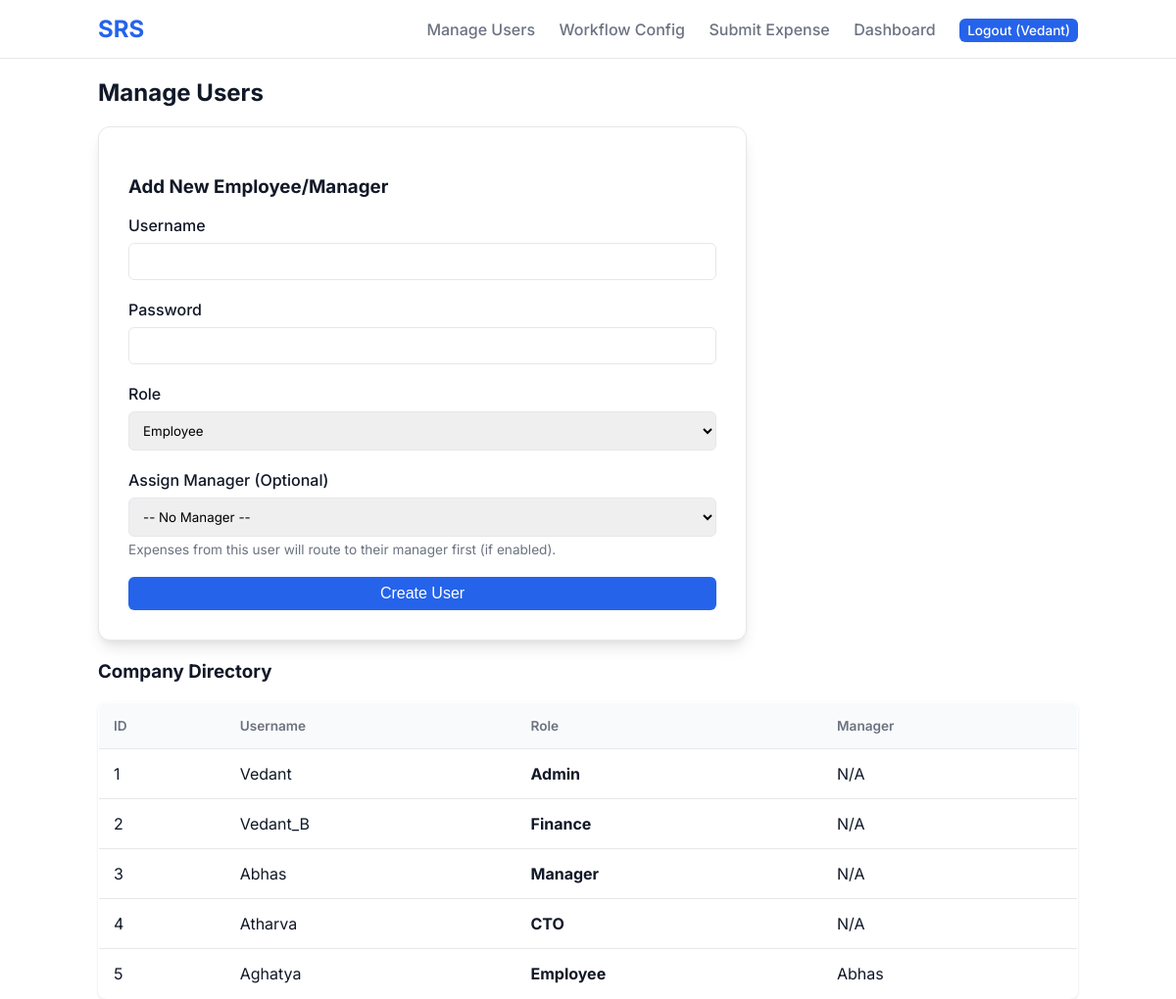
The app's page /manage_users (signed in) with its own data.
### models.py (models this page shows)
class User(UserMixin, db.Model):
    id = db.Column(db.Integer, primary_key=True)
    username = db.Column(db.String(50), nullable=False, unique=True)
    password_hash = db.Column(db.String(256), nullable=False)
    role = db.Column(db.String(20), nullable=False, default='Employee')
    company_id = db.Column(db.Integer, db.ForeignKey('company.id'), nullable=True)
    manager_id = db.Column(db.Integer, db.ForeignKey('user.id'), nullable=True)
    subordinates = db.relationship('User', backref=db.backref('manager', remote_side=[id]))
    expenses = db.relationship('Expense', backref='employee', foreign_keys='Expense.employee_id', lazy=True)

### app.py (the view, shortened to what this page needs)
@app.route('/manage_users', methods=['GET', 'POST'])
@login_required
def manage_users():
    if current_user.role != 'Admin': return "Unauthorized", 403
    users = User.query.filter_by(company_id=current_user.company_id).all()
    mgrs = [u for u in users if u.role in ['Admin', 'Manager', 'CTO', 'Finance']]
    return render_template('manage_users.html', users=users, managers=mgrs)

### app.py (called while the page is built)
@login_manager.user_loader
def load_user(user_id):
    return User.query.get(int(user_id))

### templates/manage_users.html (shortened to what this page needs)
{% extends 'base.html' %}
{% block content %}
<h2>Manage Users</h2>
<div class="form-card" style="max-width: 600px; margin: 20px 0;">
    <h3>Add New Employee/Manager</h3>
    <form method="POST">
        <div class="form-group">
            <label for="username">Username</label>
            <input type="text" id="username" name="username" class="form-control" required>
        </div>
        <div class="form-group">
            <label for="password">Password</label>
            <input type="password" id="password" name="password" class="form-control" required>
        </div>
        <div class="form-group">
            <label for="role">Role</label>
            <select id="role" name="role" class="form-control" required>
                <option value="Employee">Employee</option>
            </select>
        </div>
        <div class="form-group">
            <label for="manager_id">Assign Manager (Optional)</label>
            <select id="manager_id" name="manager_id" class="form-control">
                <option value="">-- No Manager --</option>
            </select>
            <p style="font-size: 0.85rem; color: var(--text-muted); margin-top: 5px;">Expenses from this user will route to their manager first (if enabled).</p>
        </div>
        <button type="submit" class="btn-primary" style="width: 100%;">Create User</button>
    </form>
</div>
<h3>Company Directory</h3>
<table class="table">
    <thead>
        <tr>
            <th>ID</th>
            <th>Username</th>
            <th>Role</th>
            <th>Manager</th>
        </tr>
    </thead>
    <tbody>
        {% for u in users %}
        <tr>
            <td>{{ u.id }}</td>
            <td>{{ u.username }}</td>
            <td><strong>{{ u.role }}</strong></td>
            <td>{{ u.manager.username if u.manager else 'N/A' }}</td>
        </tr>
        {% endfor %}
    </tbody>
</table>
{% endblock %}

### templates/base.html (shortened to what this page needs)
<!DOCTYPE html>
<html lang="en">
<head>
    <link rel="stylesheet" href="{{ url_for('static', filename='css/style.css') }}">
</head>
<body>
    <nav class="navbar">
        <div class="container nav-content">
            <a href="{{ url_for('dashboard') }}" class="logo">SRS</a>
            <div class="nav-links">
                {% if current_user.is_authenticated %}
                    {% if current_user.role == 'Admin' %}
                        <a href="{{ url_for('manage_users') }}">Manage Users</a>
                        <a href="{{ url_for('manage_workflow') }}">Workflow Config</a>
                    {% endif %}
                    {% if current_user.role in ['Admin', 'Manager', 'Employee'] %}
                        <a href="{{ url_for('submit_expense') }}">Submit Expense</a>
                    {% endif %}
                    <a href="{{ url_for('dashboard') }}">Dashboard</a>
                    <a href="{{ url_for('logout') }}" class="btn-primary btn-sm">Logout ({{ current_user.username }})</a>
                {% else %}
                    <a href="{{ url_for('login') }}">Login</a>
                    <a href="{{ url_for('signup') }}" class="btn-primary">Sign Up</a>
                {% endif %}
            </div>
        </div>
    </nav>
    <div class="container main-content">
        {% block content %}{% endblock %}
    </div>
</body>
</html>

### static/css/style.css (style rules this page uses)
:root { --primary: #2563EB; --primary-hover: #1D4ED8; --bg-color: #F9FAFB; --text-main: #111827; --text-muted: #6B7280; --border: #E5E7EB; --white: #FFFFFF; }
body { font-family: 'Inter', sans-serif; background-color: var(--white); color: var(--text-main); margin: 0; padding: 0; }
.container { max-width: 1000px; margin: 0 auto; padding: 0 20px; }
.navbar { background-color: var(--white); border-bottom: 1px solid var(--border); padding: 15px 0; }
.nav-content { display: flex; justify-content: space-between; align-items: center; }
.logo { font-size: 1.5rem; font-weight: bold; color: var(--primary); text-decoration: none; }
.nav-links a { margin-left: 20px; text-decoration: none; color: var(--text-muted); font-weight: 500; transition: color 0.2s; }
.btn-primary { background-color: var(--primary); color: var(--white) !important; padding: 8px 16px; border-radius: 6px; transition: background 0.2s; border: none; cursor: pointer; font-size: 1rem; }
.btn-sm { padding: 4px 8px; font-size: 0.85rem; }
.form-card { background: var(--white); padding: 30px; border-radius: 12px; box-shadow: 0 10px 15px -3px rgba(0, 0, 0, 0.1), 0 4px 6px -2px rgba(0, 0, 0, 0.05); max-width: 500px; margin: 40px auto; border: 1px solid var(--border); }
.form-group { margin-bottom: 20px; }
.form-group label { display: block; margin-bottom: 8px; font-weight: 500; }
.form-control { width: 100%; padding: 10px; border: 1px solid var(--border); border-radius: 6px; box-sizing: border-box; font-family: inherit; }
.table { width: 100%; border-collapse: collapse; margin-top: 20px; background: var(--white); border-radius: 8px; overflow: hidden; box-shadow: 0 1px 3px 0 rgba(0,0,0,0.1); border: 1px solid var(--border); }
.table th, .table td { padding: 15px; text-align: left; border-bottom: 1px solid var(--border); }
.table th { background-color: #F9FAFB; font-weight: 600; color: var(--text-muted); font-size: 0.85rem; }

### records on screen
User: username "Vedant", id "1", role "Admin", manager "N/A"
User: id "2", username "Vedant_B", role "Finance", manager "N/A"
User: id "3", username "Abhas", role "Manager", manager "N/A"
User: id "4", username "Atharva", role "CTO", manager "N/A"
User: id "5", username "Aghatya", role "Employee", manager "Abhas"
